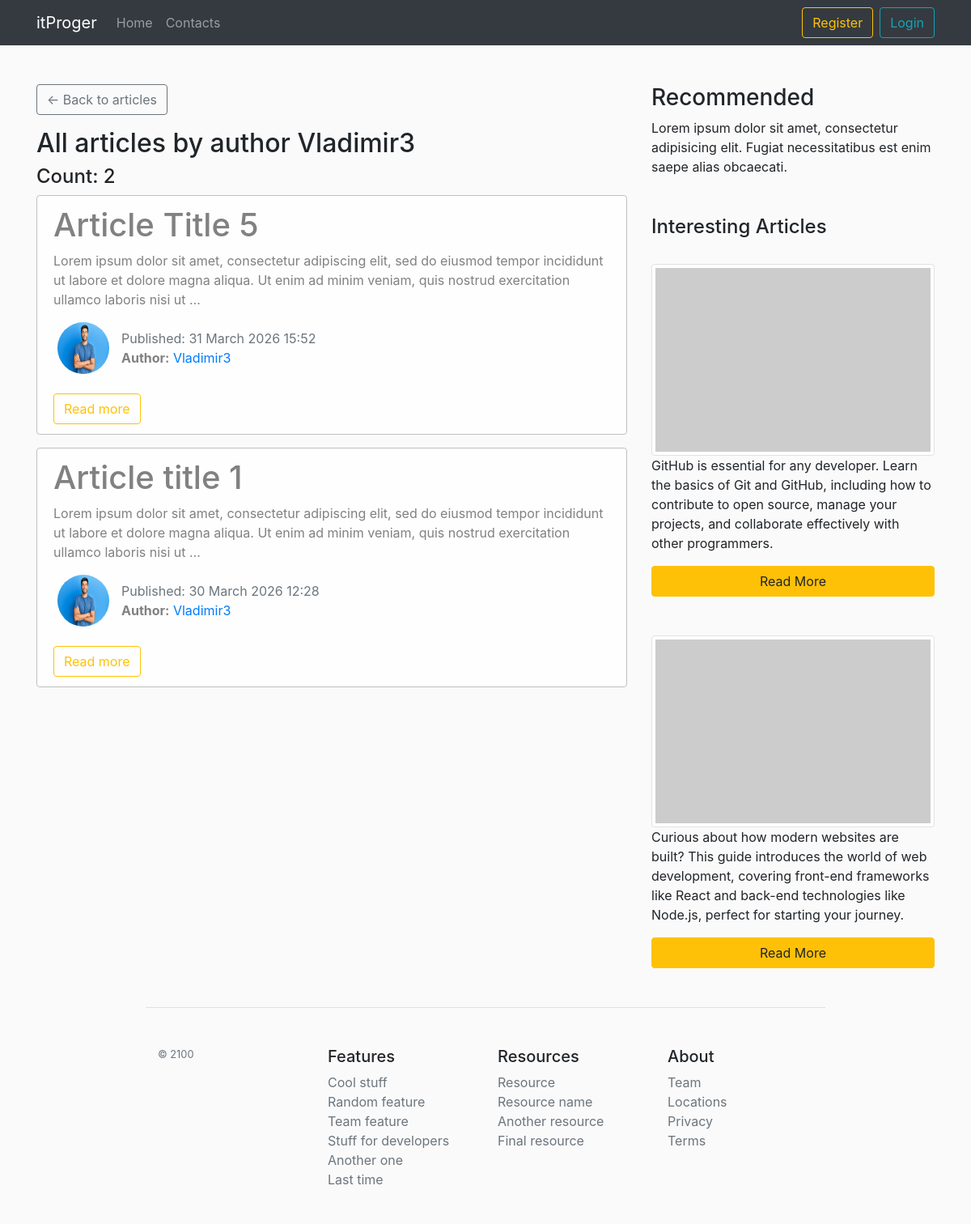
The page /user/Vladimir3 on the database its author committed.
### blog/models.py (models this page shows, shortened)
class News(models.Model):
    title = models.CharField('Title', max_length=100, unique=True)
    text = models.TextField('Text')
    date = models.DateTimeField('Дата', default=timezone.now)
    avtor = models.ForeignKey(User, verbose_name='Автор', on_delete=models.CASCADE)
    views = models.IntegerField('Просмотры', default=1)
    class Meta:
        verbose_name = 'Новость'
        verbose_name_plural = 'Новости'

### users/models.py (models this page shows, shortened)
class Profile(models.Model):
    user = models.OneToOneField(User, on_delete=models.CASCADE)
    img = models.ImageField('Фото пользователя', default='default.png', upload_to='user_images')
    class Meta:
        verbose_name = 'Профайл'
        verbose_name_plural = 'Профайлы'

### blog/views.py (the view)
# urls.py: path('user/<str:username>', views.UserAllNewsView.as_view(), name='user-news'),
class UserAllNewsView(ListView):
    model = News
    template_name = 'blog/user_news.html'
    context_object_name = 'news'
    paginate_by = 5
    def get_queryset(self):
        user = get_object_or_404(User, username=self.kwargs.get('username'))
        return News.objects.filter(avtor=user).order_by('-date')
    def get_context_data(self, **kwards):
        ctx = super(UserAllNewsView, self).get_context_data(**kwards)
        ctx['title'] = f"Articles by user {self.kwargs.get('username')}"
        return ctx

### blog/templates/blog/user_news.html (shortened to what this page needs)
{% extends 'blog/base.html' %}
{% block content %}
  <a href="{% url 'home' %}" class="btn btn-outline-secondary mb-3">&larr; Back to articles
  </a>
  <h2>All articles by author {{ view.kwargs.username }}</h2>
  <h4>Count: {{ page_obj.paginator.count }}</h4>
  {% for post in news %}
    <div class="alert alert-light">
      <h1>{{ post.title }}</h1>
      <p>{{ post.text|striptags|truncatechars:200 }}</p>
      <div class="row">
        <div>
          <img src="{{ post.avtor.profile.img.url }}" alt="{{ post.avtor }}" class="user_images">
        </div>
        <div class="mt-2">
          <span class="text-muted">Published: {{ post.date|date:"d E Y H:i" }}</span>
          <p><b>Author:</b> <a href="{% url 'user-news' post.avtor %}">{{ post.avtor }}</a></p>
        </div>
      </div>
      <a href="{% url 'news-detail' post.id %}" class="btn btn-outline-warning mt-3">Read more</a>
    </div>
  {% endfor %}
{% endblock %}

### blog/static/blog/main.css (style rules this page uses)
body { background: #fafafa; }
.alert-light { border-color: #bfbfbf; }
.user_images { width: 64px; height: 64px; border-radius: 50%; margin-right: 15px; margin-left: 20px; }

### rows shown on the page
News: title "Article Title 5", text "Lorem ipsum dolor sit amet, consectetur adipiscing elit, sed do eiusmod tempor incididunt ut labore et dolore magna aliqua. Ut enim ad minim veniam, quis nostrud exercitation ullamco laboris nisi ut …", avtor.profile.img (picture), date "31 March 2026 15:52", avtor "Vladimir3"
News: title "Article title 1", text "Lorem ipsum dolor sit amet, consectetur adipiscing elit, sed do eiusmod tempor incididunt ut labore et dolore magna aliqua. Ut enim ad minim veniam, quis nostrud exercitation ullamco laboris nisi ut …", avtor.profile.img (picture), date "30 March 2026 12:28", avtor "Vladimir3"

### other values the page prints
{{ view.kwargs.username }} "Vladimir3"
{{ page_obj.paginator.count }} "2"
